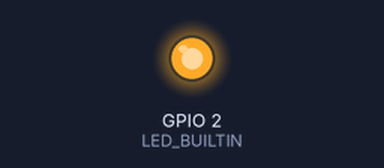
The sketch below on a simulated ESP32. Parts: output pins drawn as LEDs (lit = HIGH). What the sketch prints to the serial monitor is not drawn.

Above: at 0.7 s.
At 5.2 s:
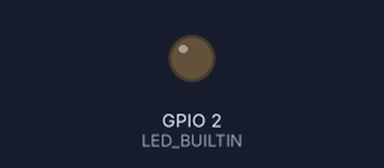
Timing chart, 0 to 6.9 s (numbered marks = the images above):
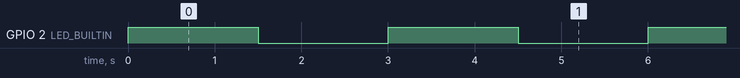

Measured:
- by itself, GPIO 2 (LED_BUILTIN): alternates HIGH for 1.5 s and LOW for 1.5 s

The sketch:

beacon.ino
```cpp
#include <WiFi.h>
// #include <ESP8266WiFi.h>

#define LED_BUILTIN 2

const char *ap_ssid = "B_A";
const char *ap_password = "";

void setup() {
    // put your setup code here, to run once:
    pinMode(LED_BUILTIN, OUTPUT);
    Serial.begin(9600);
    WiFi.softAP(ap_ssid, ap_password);

    Serial.print("IP address: ");
    Serial.println(WiFi.AP.localIP());
}

void loop() {
    // put your main code here, to run repeatedly:
    digitalWrite(LED_BUILTIN, HIGH);  // turn the LED on (HIGH is the voltage level)
    delay(1500);                      // wait for a second
    digitalWrite(LED_BUILTIN, LOW);   // turn the LED off by making the voltage LOW
    delay(1500);                      // wait for a second
}
```
